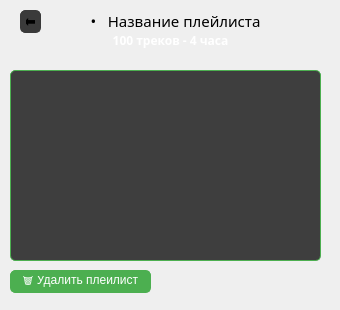
    <widget class="QWidget" name="page_6">
     <widget class="QWidget" name="widget_3" native="true">
      <property name="geometry">
       <rect>
        <x>0</x>
        <y>0</y>
        <width>331</width>
        <height>301</height>
       </rect>
      </property>
      <widget class="QPushButton" name="backbtn_playlist">
       <property name="geometry">
        <rect>
         <x>20</x>
         <y>10</y>
         <width>21</width>
         <height>23</height>
        </rect>
       </property>
       <property name="styleSheet">
        <string notr="true">    QPushButton {
		background-color: rgb(58, 58, 58);
        border: 2px solid green; /* зелена обводка */
        color: #000; /* чорний колір тексту */
        padding: 10px 20px;
        font-size: 16px;
    border: 1px solid  rgb(58, 58, 58);
    border-radius: 5px;
    padding: 5px;
    }
QPushButton:hover {
    background-color: #66BB6A;
}

QPushButton:pressed {
    background-color: #388E3C;
}</string>
       </property>
       <property name="text">
        <string>⬅️</string>
       </property>
      </widget>
      <widget class="QLabel" name="platlist_name">
       <property name="geometry">
        <rect>
         <x>40</x>
         <y>10</y>
         <width>271</width>
         <height>21</height>
        </rect>
       </property>
       <property name="font">
        <font>
         <family>Segoe MDL2 Assets</family>
         <pointsize>11</pointsize>
        </font>
       </property>
       <property name="text">
        <string>•   Название плейлиста</string>
       </property>
       <property name="alignment">
        <set>Qt::AlignCenter</set>
       </property>
      </widget>
      <widget class="QListWidget" name="listtracksonplaylist">
       <property name="geometry">
        <rect>
         <x>10</x>
         <y>70</y>
         <width>311</width>
         <height>191</height>
        </rect>
       </property>
       <property name="font">
        <font>
         <family>Metropolis Semi Bold</family>
         <weight>75</weight>
         <bold>true</bold>
        </font>
       </property>
       <property name="styleSheet">
        <string notr="true">QListWidget {
    background-color: #3E3E3E;
    color: white;
    border: 1px solid #4CAF50;
    border-radius: 5px;
}</string>
       </property>
      </widget>
      <widget class="QPushButton" name="deleteplaylistbtn">
       <property name="geometry">
        <rect>
         <x>10</x>
         <y>270</y>
         <width>141</width>
         <height>23</height>
        </rect>
       </property>
       <property name="styleSheet">
        <string notr="true">QPushButton {
    background-color: #4CAF50;
    color: white;
    border: 1px solid #4CAF50;
    border-radius: 5px;
    padding: 5px;
}

QPushButton:hover {
    background-color: #66BB6A;
}

QPushButton:pressed {
    background-color: #388E3C;
}</string>
       </property>
       <property name="text">
        <string>🗑️ Удалить плейлист</string>
       </property>
      </widget>
      <widget class="QLabel" name="infoplaylist">
       <property name="geometry">
        <rect>
         <x>80</x>
         <y>30</y>
         <width>181</width>
         <height>20</height>
        </rect>
       </property>
       <property name="font">
        <font>
         <family>Metropolis Semi Bold</family>
         <weight>75</weight>
         <bold>true</bold>
        </font>
       </property>
       <property name="styleSheet">
        <string notr="true">color: rgb(255, 255, 255);</string>
       </property>
       <property name="text">
        <string>100 треков - 4 часа</string>
       </property>
       <property name="alignment">
        <set>Qt::AlignCenter</set>
       </property>
      </widget>
     </widget>
    </widget>
